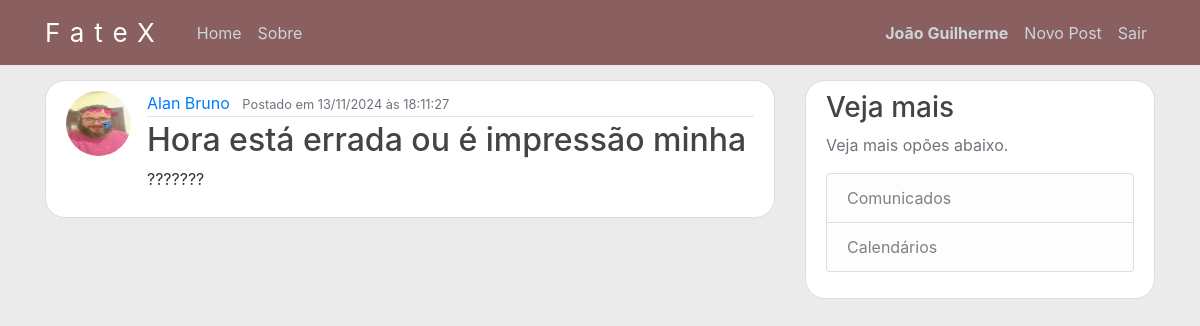
The page /post/10 (signed in) on the database its author committed.
### app/models.py (models this page shows, shortened)
class User(db.Model, UserMixin):
    id = db.Column(db.Integer, primary_key=True)
    username = db.Column(db.String(20), unique=True, nullable=False)
    email = db.Column(db.String(120), unique=True, nullable=False)
    image_file = db.Column(db.String(20), nullable=False, default='default.jpg')
    password = db.Column(db.String(60), nullable=False)
    posts = db.relationship('Post', backref='author', lazy=True)

class Post(db.Model):
    id = db.Column(db.Integer, primary_key=True)
    title = db.Column(db.String(100), nullable=False)
    date_posted = db.Column(db.DateTime, nullable=False, default = datetime.utcnow)
    content = db.Column(db.Text, nullable=False)
    user_id = db.Column(db.Integer, db.ForeignKey('user.id'), nullable=False)

### app/routes.py (the view)
@app.route('/post/<int:post_id>')
@login_required
def post(post_id):
    post = Post.query.get_or_404(post_id)
    return render_template('post.html', title=post.title, post=post)

### app/models.py (called while the page is built)
@login_manager.user_loader
def load_user(user_id):
    return User.query.get(int(user_id))

### app/templates/post.html (shortened to what this page needs)
{%extends "layout.html"%}
{%block content%}
<article class="media content-section">
    <img class="rounded-circle article-img" src="{{url_for('static', filename='profile_pics/' + post.author.image_file)}}">
    <div class="media-body">
        <div class="article-metadata">
            <a class="mr-2" href="{{url_for('user_posts', username=post.author.username)}}">{{ post.author.username }}</a>
            <small class="text-muted">Postado em {{ post.date_posted.strftime('%d/%m/%Y às %H:%m:%S') }}</small>
        </div>
        <h2 class=""article-title>{{ post.title }}</a></h2>
        <p class="article-content">{{ post.content }}</p>
    </div>
</article>
{%endblock content%}

### app/templates/layout.html (shortened to what this page needs)
<!DOCTYPE html>
<html>
<head>
    <link rel="stylesheet" href="https://maxcdn.bootstrapcdn.com/bootstrap/4.0.0/css/bootstrap.min.css">
    <link rel="stylesheet" type="text/css" href="{{ url_for('static', filename='main.css') }}">
</head>
<body>
    <header class="site-header">
      <nav class="navbar navbar-expand-md navbar-dark bg-steel fixed-top">
        <div class="container">
          <a class="navbar-brand mr-4" href="/">FateX</a>
          <div class="collapse navbar-collapse" id="navbarToggle">
            <div class="navbar-nav mr-auto">
              <a class="nav-item nav-link" href="{{ url_for('home') }}">Home</a>
              <a class="nav-item nav-link" href="{{ url_for('about') }}">Sobre</a>
            </div>
            <div class="navbar-nav">
              {% if current_user.is_authenticated %}
                <strong><a class="nav-item nav-link" href="{{ url_for('account') }}">{{current_user.username}}</a></strong>
                <a class="nav-item nav-link" href="{{ url_for('new_post') }}">Novo Post</a>
                <a class="nav-item nav-link" href="{{ url_for('logout') }}">Sair</a>
              {% else %}
                <a class="nav-item nav-link" href="{{ url_for('login') }}">Entrar</a>
                <a class="nav-item nav-link" href="{{ url_for('register') }}">Cadastre-se</a>
              {% endif %}
            </div>
          </div>
        </div>
      </nav>
    </header>
    <main role="main" class="container">
      <div class="row">
        <div class="col-md-8">
          {% block content %}{% endblock %}
        </div>
        <div class="col-md-4">
          <div class="content-section">
            <h3>Veja mais</h3>
            <p class='text-muted'>Veja mais opões abaixo.
              <ul class="list-group">
                <li class="list-group-item list-group-item-light">Comunicados</li>
                <li class="list-group-item list-group-item-light">Calendários</li>
              </ul>
            </p>
          </div>
        </div>
      </div>
    </main>
</body>
</html>

### app/static/main.css (style rules this page uses)
body { background: #e6e6e6c7; color: #333333; margin-top: 5rem; }
h1, h2, h3, h4, h5, h6 { color: #444444; }
.bg-steel { background-color: #8a5f5f; }
.navbar-brand { font-size: 26px; letter-spacing: 10px; text-decoration: solid; }
.site-header .navbar-nav .nav-link { color: #cbd5db; }
.content-section { background: #ffffff; padding: 10px 20px; border: 1px solid #dddddd; border-radius: 20px; margin-bottom: 20px; }
.article-content { white-space: pre-line; }
.article-img { height: 65px; width: 65px; margin-right: 16px; }
.article-metadata { padding-bottom: 1px; margin-bottom: 4px; border-bottom: 1px solid #e3e3e3 }

### rows shown on the page
User: username "João Guilherme"
User: image_file (picture), author.username "Alan Bruno"
Post: date_posted "13/11/2024 às 18:11:27", title "Hora está errada ou é impressão minha", content "???????"
